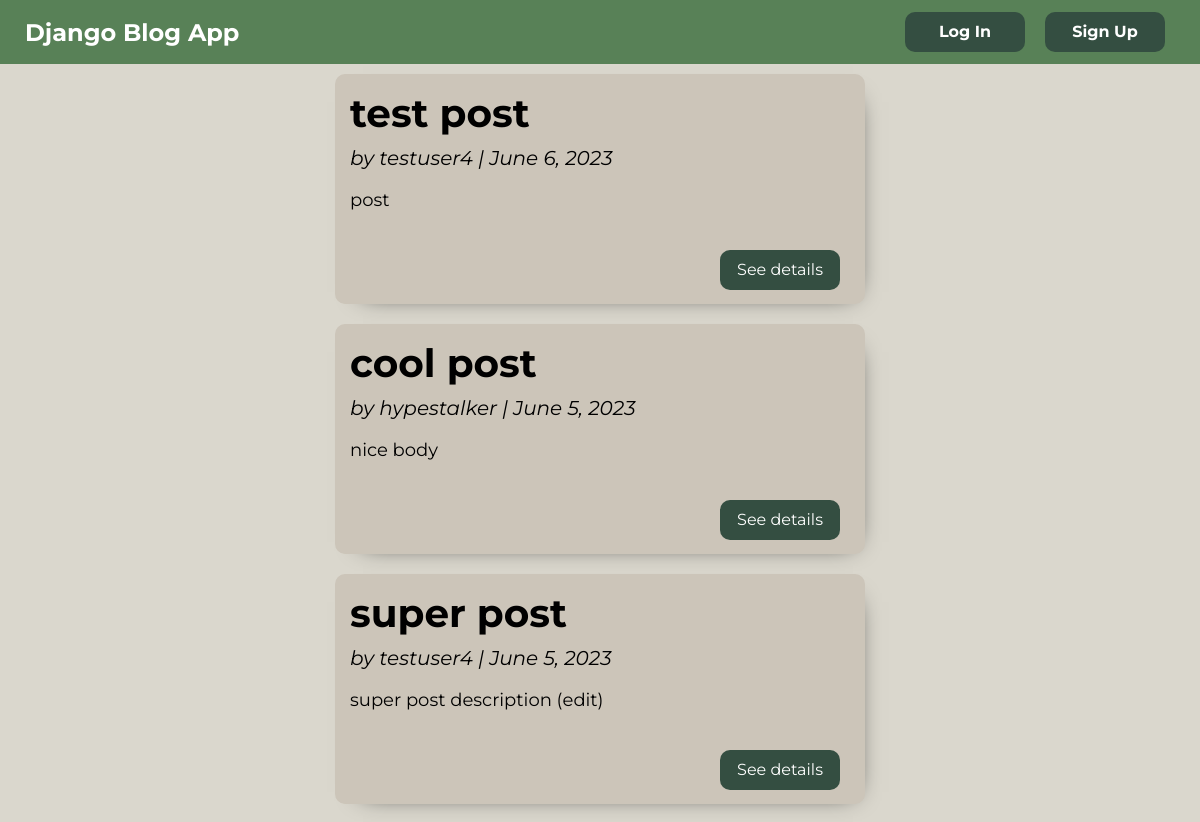
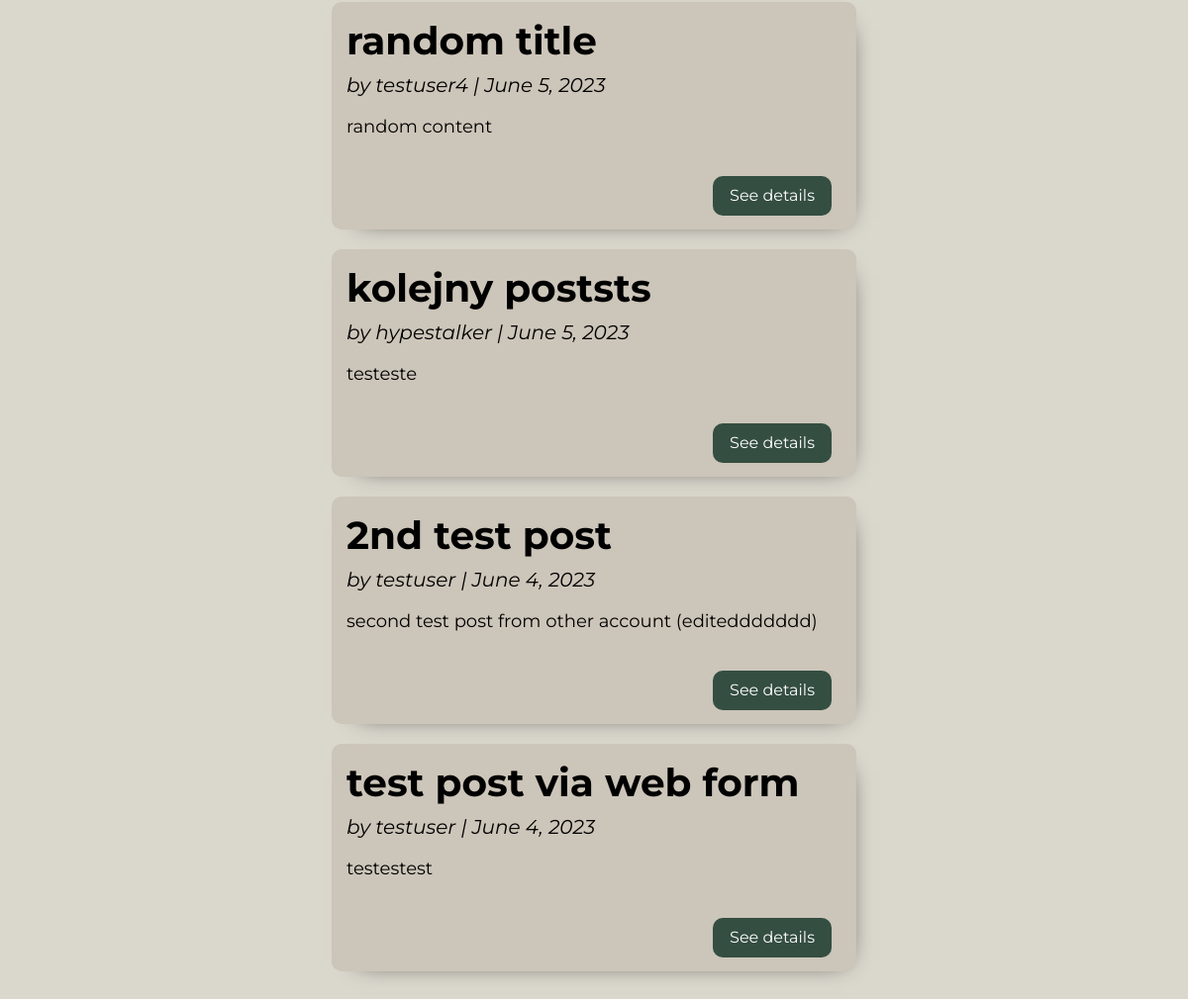
The app's page /, older data (2 pictures, top to bottom).
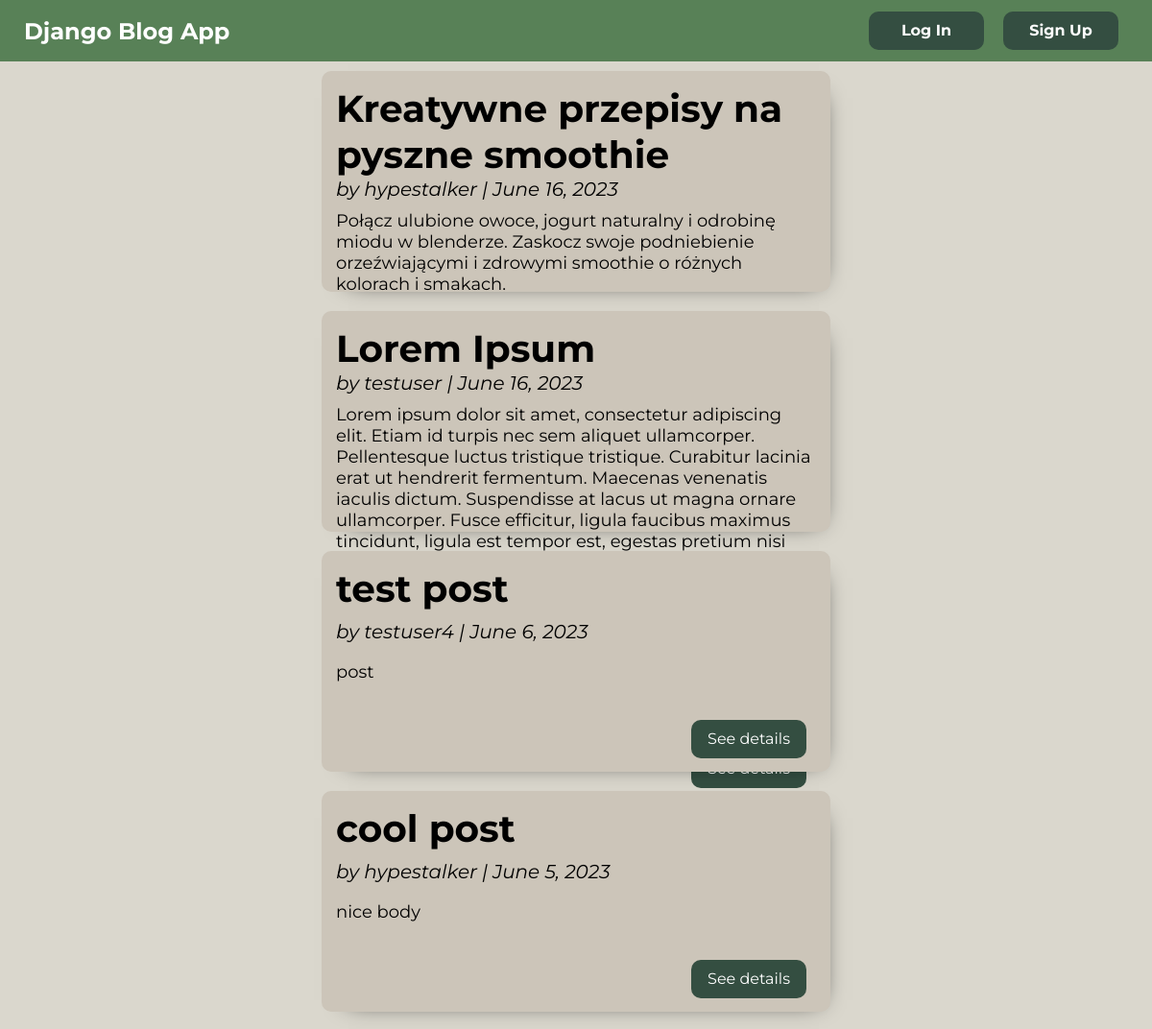
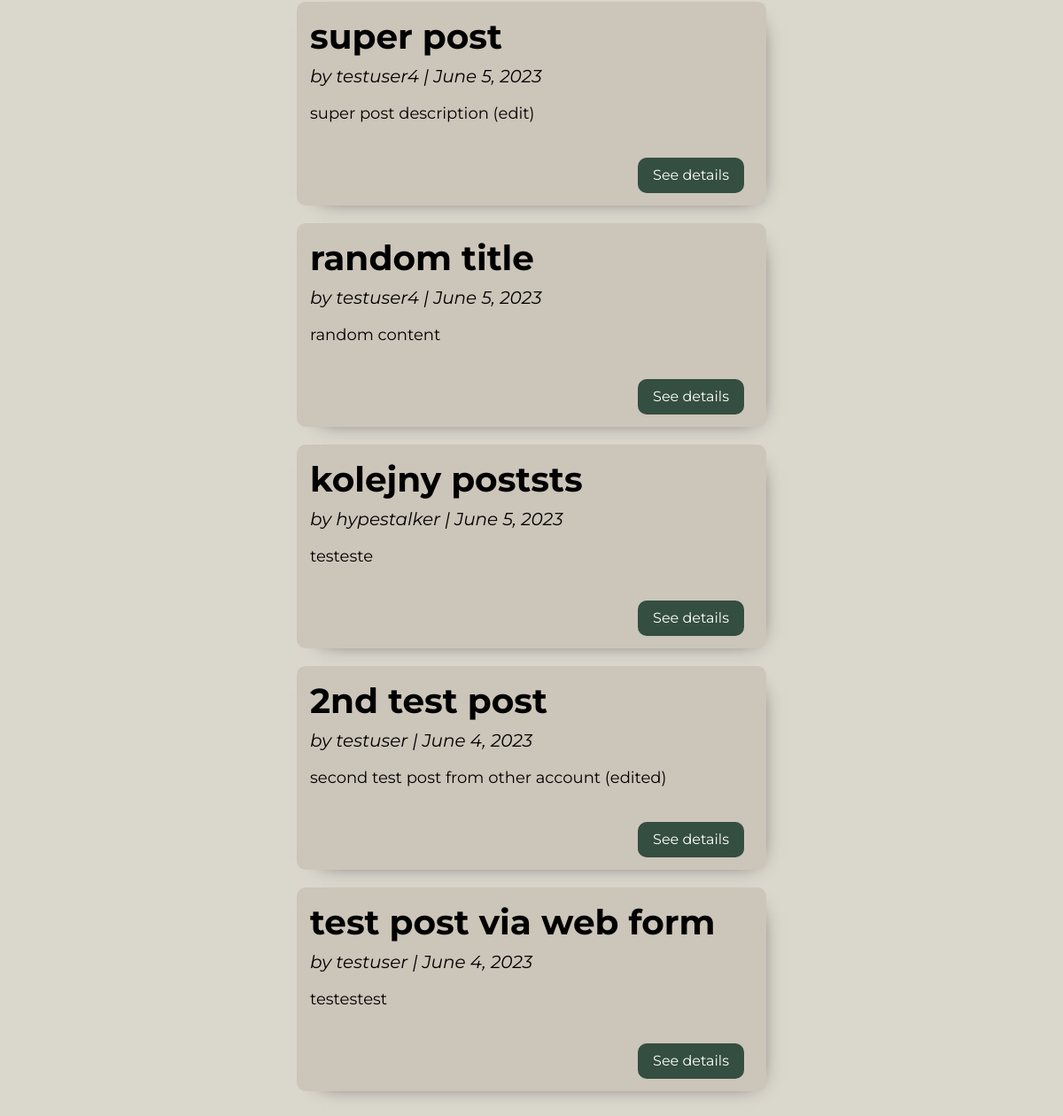
The same page, newer data (2 pictures, top to bottom).
### posts/models.py (models this page shows, shortened)
class Post(models.Model):
    author = models.ForeignKey(settings.AUTH_USER_MODEL, on_delete=models.CASCADE)
    title = models.CharField(max_length=100)
    body = models.TextField()
    created_at = models.DateField(auto_now_add=True)

### accounts/models.py (models this page shows)
class CustomUser(AbstractUser):
    age = models.PositiveIntegerField(null=True, blank=True)

### posts/views.py (the view)
# urls.py: path("", PostListView.as_view(), name="post_list"),
class PostListView(ListView):
    model = Post
    template_name = "posts/post_list.html"
    queryset = Post.objects.order_by("-created_at")

### templates/posts/post_list.html
{% extends 'base.html' %}
{% block content %}
{% for post in post_list %}
<div class="blog-post-card">
    <div class="blog-title">
        <h2>{{ post.title }}</h3>
    </div>
    <div class="blog-author">
        <span>by {{ post.author }} | {{ post.created_at }}</span>
    </div>
    <div class="blog-text">
         <p>{{ post.body }}</p>
    </div>
    <div class="blog-buttons">
        <a href="{% url 'post_detail' post.pk %}" class="blog-btn">See details</a>
    </div>
</div>
{% endfor %}
{% endblock content %}

Row changes from the older to the newer data that the page shows:
added Post: title "Kreatywne przepisy na pyszne smoothie", author "hypestalker", created_at "June 16, 2023", body "Połącz ulubione owoce, jogurt naturalny i odrobinę miodu w blenderze. Zaskocz swoje podniebienie orzeźwiającymi i zdrowymi smoothie o różnych kolorach i smakach."
added Post: title "Lorem Ipsum", author "testuser", created_at "June 16, 2023", body "Lorem ipsum dolor sit amet, consectetur adipiscing elit. Etiam id turpis nec sem aliquet ullamcorper. Pellentesque luctus tristique tristique. Curabitur lacinia erat ut hendrerit fermentum. Maecenas venenatis iaculis dictum. Suspendisse at lacus ut magna ornare ullamcorper. Fusce efficitur, ligula faucibus maximus tincidunt, ligula est tempor est, egestas pretium nisi…"
changed Post "2nd test post": body "second test post from other account (editeddddddd)" → "second test post from other account (edited)"
